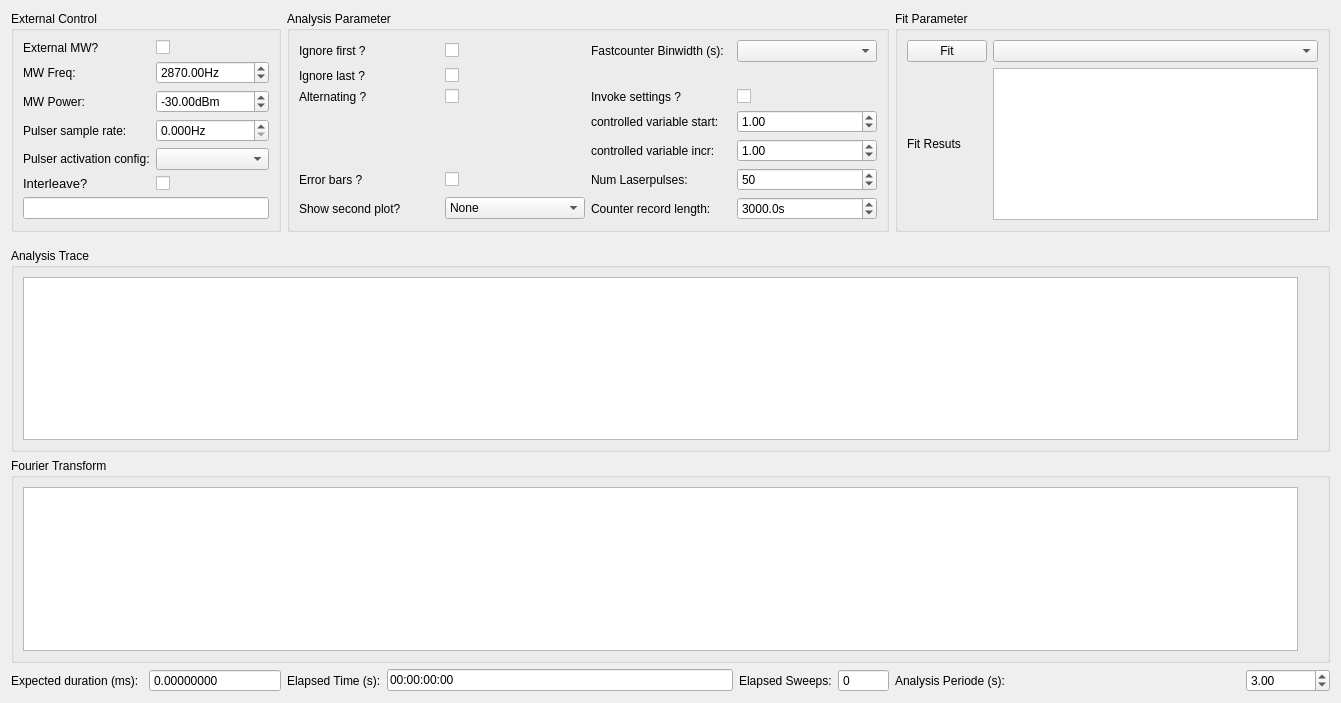
<?xml version="1.0" encoding="UTF-8"?>
<ui version="4.0">
 <class>pa</class>
 <widget class="QWidget" name="pa">
  <property name="geometry">
   <rect>
    <x>0</x>
    <y>0</y>
    <width>1341</width>
    <height>703</height>
   </rect>
  </property>
  <property name="windowTitle">
   <string>Form</string>
  </property>
  <layout class="QGridLayout" name="gridLayout">
   <item row="0" column="0" colspan="2">
    <widget class="QGroupBox" name="groupBox_9">
     <property name="title">
      <string>External Control</string>
     </property>
     <layout class="QGridLayout" name="gridLayout_26">
      <item row="0" column="1">
       <layout class="QGridLayout" name="gridLayout_24">
        <item row="3" column="0">
         <widget class="QLabel" name="label_35">
          <property name="text">
           <string>Pulser sample rate:</string>
          </property>
         </widget>
        </item>
        <item row="1" column="1">
         <widget class="ScienDSpinBox" name="ext_control_mw_freq_DoubleSpinBox">
          <property name="enabled">
           <bool>true</bool>
          </property>
          <property name="suffix">
           <string>Hz</string>
          </property>
          <property name="maximum">
           <double>2100000044.000000000000000</double>
          </property>
          <property name="value">
           <double>2870.000000000000000</double>
          </property>
         </widget>
        </item>
        <item row="0" column="0">
         <widget class="QLabel" name="label_34">
          <property name="text">
           <string>External MW?</string>
          </property>
         </widget>
        </item>
        <item row="0" column="1">
         <widget class="QCheckBox" name="ext_control_use_mw_CheckBox">
          <property name="layoutDirection">
           <enum>Qt::LeftToRight</enum>
          </property>
          <property name="text">
           <string/>
          </property>
          <property name="tristate">
           <bool>false</bool>
          </property>
         </widget>
        </item>
        <item row="2" column="1">
         <widget class="ScienDSpinBox" name="ext_control_mw_power_DoubleSpinBox">
          <property name="suffix">
           <string>dBm</string>
          </property>
          <property name="minimum">
           <double>-999999.000000000000000</double>
          </property>
          <property name="maximum">
           <double>999999.000000000000000</double>
          </property>
          <property name="value">
           <double>-30.000000000000000</double>
          </property>
         </widget>
        </item>
        <item row="2" column="0">
         <widget class="QLabel" name="ext_control_mw_power_Label">
          <property name="text">
           <string>MW Power:</string>
          </property>
         </widget>
        </item>
        <item row="1" column="0">
         <widget class="QLabel" name="ext_control_mw_freq_Label">
          <property name="text">
           <string>MW Freq:</string>
          </property>
         </widget>
        </item>
        <item row="4" column="0">
         <widget class="QLabel" name="label_28">
          <property name="text">
           <string>Pulser activation config:</string>
          </property>
         </widget>
        </item>
        <item row="6" column="0" colspan="2">
         <widget class="QLineEdit" name="pulser_activation_config_LineEdit">
          <property name="readOnly">
           <bool>true</bool>
          </property>
         </widget>
        </item>
        <item row="4" column="1">
         <widget class="QComboBox" name="pulser_activation_config_ComboBox"/>
        </item>
        <item row="3" column="1">
         <widget class="ScienDSpinBox" name="pulser_sample_freq_DSpinBox">
          <property name="suffix">
           <string>Hz</string>
          </property>
          <property name="decimals">
           <number>3</number>
          </property>
          <property name="maximum">
           <double>100000.000000000000000</double>
          </property>
          <property name="singleStep">
           <double>1.000000000000000</double>
          </property>
         </widget>
        </item>
        <item row="5" column="0">
         <widget class="QLabel" name="label_5">
          <property name="font">
           <font>
            <pointsize>10</pointsize>
           </font>
          </property>
          <property name="text">
           <string>Interleave?</string>
          </property>
         </widget>
        </item>
        <item row="5" column="1">
         <widget class="QCheckBox" name="pulser_use_interleave_CheckBox">
          <property name="text">
           <string/>
          </property>
         </widget>
        </item>
       </layout>
      </item>
     </layout>
    </widget>
   </item>
   <item row="0" column="2" colspan="4">
    <widget class="QGroupBox" name="groupBox_8">
     <property name="title">
      <string>Analysis Parameter</string>
     </property>
     <layout class="QGridLayout" name="gridLayout_28">
      <item row="0" column="0">
       <layout class="QGridLayout" name="gridLayout_25">
        <item row="5" column="0">
         <widget class="QLabel" name="show_errorbars_Label">
          <property name="text">
           <string>Error bars ?</string>
          </property>
         </widget>
        </item>
        <item row="5" column="1">
         <widget class="QCheckBox" name="ana_param_errorbars_CheckBox">
          <property name="text">
           <string/>
          </property>
         </widget>
        </item>
        <item row="6" column="0">
         <widget class="QLabel" name="second_plot_Label">
          <property name="text">
           <string>Show second plot?</string>
          </property>
         </widget>
        </item>
        <item row="6" column="2">
         <widget class="QLabel" name="ana_param_record_length_Label">
          <property name="text">
           <string>Counter record length:</string>
          </property>
         </widget>
        </item>
        <item row="6" column="1">
         <widget class="QComboBox" name="second_plot_ComboBox">
          <item>
           <property name="text">
            <string>None</string>
           </property>
          </item>
          <item>
           <property name="text">
            <string>Processed</string>
           </property>
          </item>
          <item>
           <property name="text">
            <string>FFT</string>
           </property>
          </item>
          <item>
           <property name="text">
            <string>Log(x)</string>
           </property>
          </item>
          <item>
           <property name="text">
            <string>Log(y)</string>
           </property>
          </item>
          <item>
           <property name="text">
            <string>Log(x)Log(y)</string>
           </property>
          </item>
         </widget>
        </item>
        <item row="5" column="2">
         <widget class="QLabel" name="ana_param_num_laserpulses_Label">
          <property name="text">
           <string>Num Laserpulses:</string>
          </property>
         </widget>
        </item>
        <item row="5" column="3">
         <widget class="QSpinBox" name="ana_param_num_laser_pulse_SpinBox">
          <property name="minimum">
           <number>0</number>
          </property>
          <property name="maximum">
           <number>10000000</number>
          </property>
          <property name="value">
           <number>50</number>
          </property>
         </widget>
        </item>
        <item row="4" column="2">
         <widget class="QLabel" name="ana_param_x_axis_inc_Label">
          <property name="text">
           <string>controlled variable incr:</string>
          </property>
         </widget>
        </item>
        <item row="6" column="3">
         <widget class="ScienDSpinBox" name="ana_param_record_length_SpinBox">
          <property name="suffix">
           <string>s</string>
          </property>
          <property name="decimals">
           <number>1</number>
          </property>
          <property name="maximum">
           <double>100000000.000000000000000</double>
          </property>
          <property name="value">
           <double>3000.000000000000000</double>
          </property>
         </widget>
        </item>
        <item row="4" column="3">
         <widget class="ScienDSpinBox" name="ana_param_x_axis_inc_ScienDSpinBox">
          <property name="enabled">
           <bool>true</bool>
          </property>
          <property name="maximum">
           <double>999999999.000000000000000</double>
          </property>
          <property name="value">
           <double>1.000000000000000</double>
          </property>
         </widget>
        </item>
        <item row="3" column="3">
         <widget class="ScienDSpinBox" name="ana_param_x_axis_start_ScienDSpinBox">
          <property name="enabled">
           <bool>true</bool>
          </property>
          <property name="maximum">
           <double>999999999.000000000000000</double>
          </property>
          <property name="value">
           <double>1.000000000000000</double>
          </property>
         </widget>
        </item>
        <item row="3" column="2">
         <widget class="QLabel" name="ana_param_x_axis_start_Label">
          <property name="text">
           <string>controlled variable start:</string>
          </property>
         </widget>
        </item>
        <item row="2" column="2">
         <widget class="QLabel" name="label_29">
          <property name="text">
           <string>Invoke settings ?</string>
          </property>
         </widget>
        </item>
        <item row="2" column="3">
         <widget class="QCheckBox" name="ana_param_invoke_settings_CheckBox">
          <property name="enabled">
           <bool>true</bool>
          </property>
          <property name="text">
           <string/>
          </property>
          <property name="checked">
           <bool>false</bool>
          </property>
         </widget>
        </item>
        <item row="0" column="3">
         <widget class="QComboBox" name="ana_param_fc_bins_ComboBox"/>
        </item>
        <item row="0" column="1">
         <widget class="QCheckBox" name="ana_param_ignore_first_CheckBox">
          <property name="text">
           <string/>
          </property>
         </widget>
        </item>
        <item row="0" column="2">
         <widget class="QLabel" name="label_22">
          <property name="text">
           <string>Fastcounter Binwidth (s):</string>
          </property>
         </widget>
        </item>
        <item row="1" column="1">
         <widget class="QCheckBox" name="ana_param_ignore_last_CheckBox">
          <property name="text">
           <string/>
          </property>
         </widget>
        </item>
        <item row="2" column="1">
         <widget class="QCheckBox" name="ana_param_alternating_CheckBox">
          <property name="text">
           <string/>
          </property>
         </widget>
        </item>
        <item row="0" column="0">
         <widget class="QLabel" name="label_23">
          <property name="text">
           <string>Ignore first ?</string>
          </property>
         </widget>
        </item>
        <item row="1" column="0">
         <widget class="QLabel" name="label_24">
          <property name="text">
           <string>Ignore last ?</string>
          </property>
         </widget>
        </item>
        <item row="2" column="0">
         <widget class="QLabel" name="label_25">
          <property name="text">
           <string>Alternating ?</string>
          </property>
         </widget>
        </item>
       </layout>
      </item>
     </layout>
    </widget>
   </item>
   <item row="0" column="6" colspan="2">
    <widget class="QGroupBox" name="groupBox_10">
     <property name="title">
      <string>Fit Parameter</string>
     </property>
     <layout class="QGridLayout" name="gridLayout_30">
      <item row="0" column="1">
       <layout class="QGridLayout" name="gridLayout_29">
        <item row="1" column="0">
         <widget class="QLabel" name="label_26">
          <property name="text">
           <string>Fit Resuts</string>
          </property>
         </widget>
        </item>
        <item row="0" column="0">
         <widget class="QPushButton" name="fit_param_PushButton">
          <property name="sizePolicy">
           <sizepolicy hsizetype="Fixed" vsizetype="Fixed">
            <horstretch>0</horstretch>
            <verstretch>0</verstretch>
           </sizepolicy>
          </property>
          <property name="text">
           <string>Fit</string>
          </property>
         </widget>
        </item>
        <item row="0" column="1">
         <widget class="FitSettingsComboBox" name="fit_param_fit_func_ComboBox">
          <property name="sizePolicy">
           <sizepolicy hsizetype="MinimumExpanding" vsizetype="Fixed">
            <horstretch>0</horstretch>
            <verstretch>0</verstretch>
           </sizepolicy>
          </property>
         </widget>
        </item>
        <item row="1" column="1">
         <widget class="QTextBrowser" name="fit_param_results_TextBrowser">
          <property name="sizePolicy">
           <sizepolicy hsizetype="Expanding" vsizetype="Expanding">
            <horstretch>0</horstretch>
            <verstretch>0</verstretch>
           </sizepolicy>
          </property>
          <property name="font">
           <font>
            <kerning>false</kerning>
           </font>
          </property>
         </widget>
        </item>
       </layout>
      </item>
     </layout>
    </widget>
   </item>
   <item row="1" column="6">
    <spacer name="horizontalSpacer_3">
     <property name="orientation">
      <enum>Qt::Horizontal</enum>
     </property>
     <property name="sizeHint" stdset="0">
      <size>
       <width>114</width>
       <height>10</height>
      </size>
     </property>
    </spacer>
   </item>
   <item row="2" column="0" colspan="8">
    <widget class="QGroupBox" name="groupBox_6">
     <property name="title">
      <string>Analysis Trace</string>
     </property>
     <layout class="QGridLayout" name="gridLayout_19">
      <item row="1" column="0">
       <layout class="QGridLayout" name="gridLayout_12">
        <item row="0" column="0">
         <widget class="PlotWidget" name="pulse_analysis_PlotWidget"/>
        </item>
       </layout>
      </item>
      <item row="1" column="1">
       <spacer name="verticalSpacer">
        <property name="orientation">
         <enum>Qt::Vertical</enum>
        </property>
        <property name="sizeHint" stdset="0">
         <size>
          <width>20</width>
          <height>5000</height>
         </size>
        </property>
       </spacer>
      </item>
     </layout>
    </widget>
   </item>
   <item row="3" column="0" colspan="8">
    <widget class="QGroupBox" name="second_plot_GroupBox">
     <property name="title">
      <string>Fourier Transform</string>
     </property>
     <layout class="QGridLayout" name="gridLayout_23">
      <item row="0" column="0">
       <layout class="QGridLayout" name="gridLayout_18">
        <item row="0" column="0">
         <widget class="PlotWidget" name="pulse_analysis_second_PlotWidget"/>
        </item>
       </layout>
      </item>
      <item row="0" column="1">
       <spacer name="verticalSpacer_2">
        <property name="orientation">
         <enum>Qt::Vertical</enum>
        </property>
        <property name="sizeHint" stdset="0">
         <size>
          <width>20</width>
          <height>5000</height>
         </size>
        </property>
       </spacer>
      </item>
     </layout>
    </widget>
   </item>
   <item row="4" column="0">
    <widget class="QLabel" name="time_param_expected_dur_Label">
     <property name="text">
      <string>Expected duration (ms):</string>
     </property>
    </widget>
   </item>
   <item row="4" column="1">
    <widget class="QDoubleSpinBox" name="time_param_expected_dur_DoubleSpinBox">
     <property name="readOnly">
      <bool>true</bool>
     </property>
     <property name="buttonSymbols">
      <enum>QAbstractSpinBox::NoButtons</enum>
     </property>
     <property name="decimals">
      <number>8</number>
     </property>
     <property name="maximum">
      <double>999999999.000000000000000</double>
     </property>
    </widget>
   </item>
   <item row="4" column="2">
    <widget class="QLabel" name="time_param_elapsed_time_Label">
     <property name="text">
      <string>Elapsed Time (s):</string>
     </property>
    </widget>
   </item>
   <item row="4" column="3">
    <widget class="QLineEdit" name="time_param_elapsed_time_LineEdit">
     <property name="text">
      <string>00:00:00:00</string>
     </property>
    </widget>
   </item>
   <item row="4" column="4">
    <widget class="QLabel" name="time_param_elapsed_sweep_Label">
     <property name="text">
      <string>Elapsed Sweeps:</string>
     </property>
    </widget>
   </item>
   <item row="4" column="5">
    <widget class="ScienSpinBox" name="time_param_elapsed_sweep_ScienSpinBox">
     <property name="readOnly">
      <bool>true</bool>
     </property>
     <property name="buttonSymbols">
      <enum>QAbstractSpinBox::NoButtons</enum>
     </property>
     <property name="maximum">
      <number>999999999</number>
     </property>
    </widget>
   </item>
   <item row="4" column="6">
    <widget class="QLabel" name="time_param_ana_periode_Label">
     <property name="text">
      <string>Analysis Periode (s):</string>
     </property>
    </widget>
   </item>
   <item row="4" column="7">
    <widget class="QDoubleSpinBox" name="time_param_ana_periode_DoubleSpinBox">
     <property name="minimum">
      <double>-1.000000000000000</double>
     </property>
     <property name="maximum">
      <double>999999999.000000000000000</double>
     </property>
     <property name="value">
      <double>3.000000000000000</double>
     </property>
    </widget>
   </item>
  </layout>
 </widget>
 <customwidgets>
  <customwidget>
   <class>PlotWidget</class>
   <extends>QGraphicsView</extends>
   <header>pyqtgraph</header>
  </customwidget>
  <customwidget>
   <class>ScienDSpinBox</class>
   <extends>QDoubleSpinBox</extends>
   <header>qtwidgets.scientific_spinbox.h</header>
  </customwidget>
  <customwidget>
   <class>FitSettingsComboBox</class>
   <extends>QComboBox</extends>
   <header>gui/fitsettings</header>
  </customwidget>
  <customwidget>
   <class>ScienSpinBox</class>
   <extends>QSpinBox</extends>
   <header>qtwidgets.scientific_spinbox.h</header>
  </customwidget>
 </customwidgets>
 <resources/>
 <connections/>
</ui>
